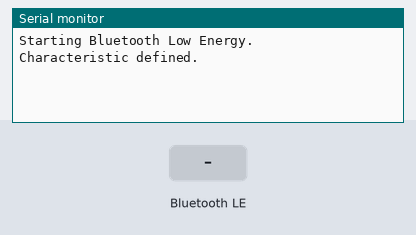
This program was run on a simulated ESP32. Parts: the last lines printed to the serial monitor. The inputs (shaded band) are chosen by the test bench. Nothing arrives over Bluetooth unless stated; a phone connects over Bluetooth LE 3 s after start.

Above: at 1.2 s.
1.3 s: Bluetooth LE write "Ping" received
At 2.5 s:
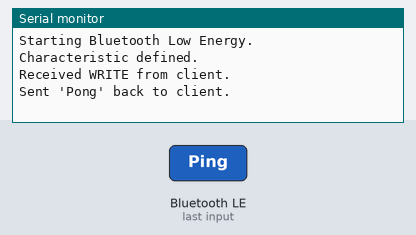
2.8 s: Bluetooth LE write "1" received
At 3.9 s:
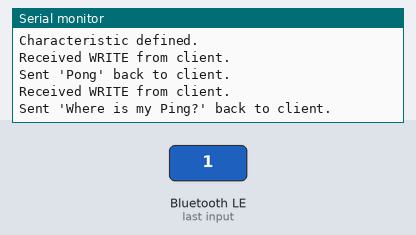

Measured:
- after the input at 1.3 s, the serial monitor: prints a new line at once (image 1)
- after the input at 2.8 s, the serial monitor: prints a new line at once (image 2)

The program:

main.cpp
```cpp
#include <Arduino.h>
#include <Wire.h>

#include <BLEDevice.h>
#include <BLEUtils.h>
#include <BLEServer.h>

#define SERVICE_UUID "2bb6b258-6f36-46a7-85b4-238430e95f83"
#define CHARACTERISTIC_UUID "b31185d3-1e29-48c2-b062-f702ebf7eb6d"

class PingPong : public BLECharacteristicCallbacks {
    void onWrite(BLECharacteristic *pCharacteristic) {
        std::string value = pCharacteristic->getValue();
        Serial.println("Received WRITE from client.");

        if (value == "Ping") {
            pCharacteristic->setValue("Pong");
            pCharacteristic->notify();
            Serial.println("Sent 'Pong' back to client.");
        } else {
            pCharacteristic->setValue("Where is my ping?");
            pCharacteristic->notify();
            Serial.println("Sent 'Where is my Ping?' back to client.");
        }
    }
};

void setup() {
    Serial.begin(115200);
    Serial.println("Starting Bluetooth Low Energy.");

    BLEDevice::init("SmartLocks-PoC-v1");
    BLEServer *pServer = BLEDevice::createServer();
    BLEService *pService = pServer->createService(SERVICE_UUID);

    BLECharacteristic *pCharacteristic = pService->createCharacteristic(
        CHARACTERISTIC_UUID,
        BLECharacteristic::PROPERTY_READ |
        BLECharacteristic::PROPERTY_WRITE |
        BLECharacteristic::PROPERTY_NOTIFY
    );

    pCharacteristic->setCallbacks(new PingPong());
    pService->start();
    pCharacteristic->setValue("Nothing yet.");

    BLEAdvertising *pAdvertising = pServer->getAdvertising();
    pAdvertising->addServiceUUID(SERVICE_UUID);
    pAdvertising->start();

    Serial.println("Characteristic defined.");
}

void loop() {
    delay(2000);
}
```
